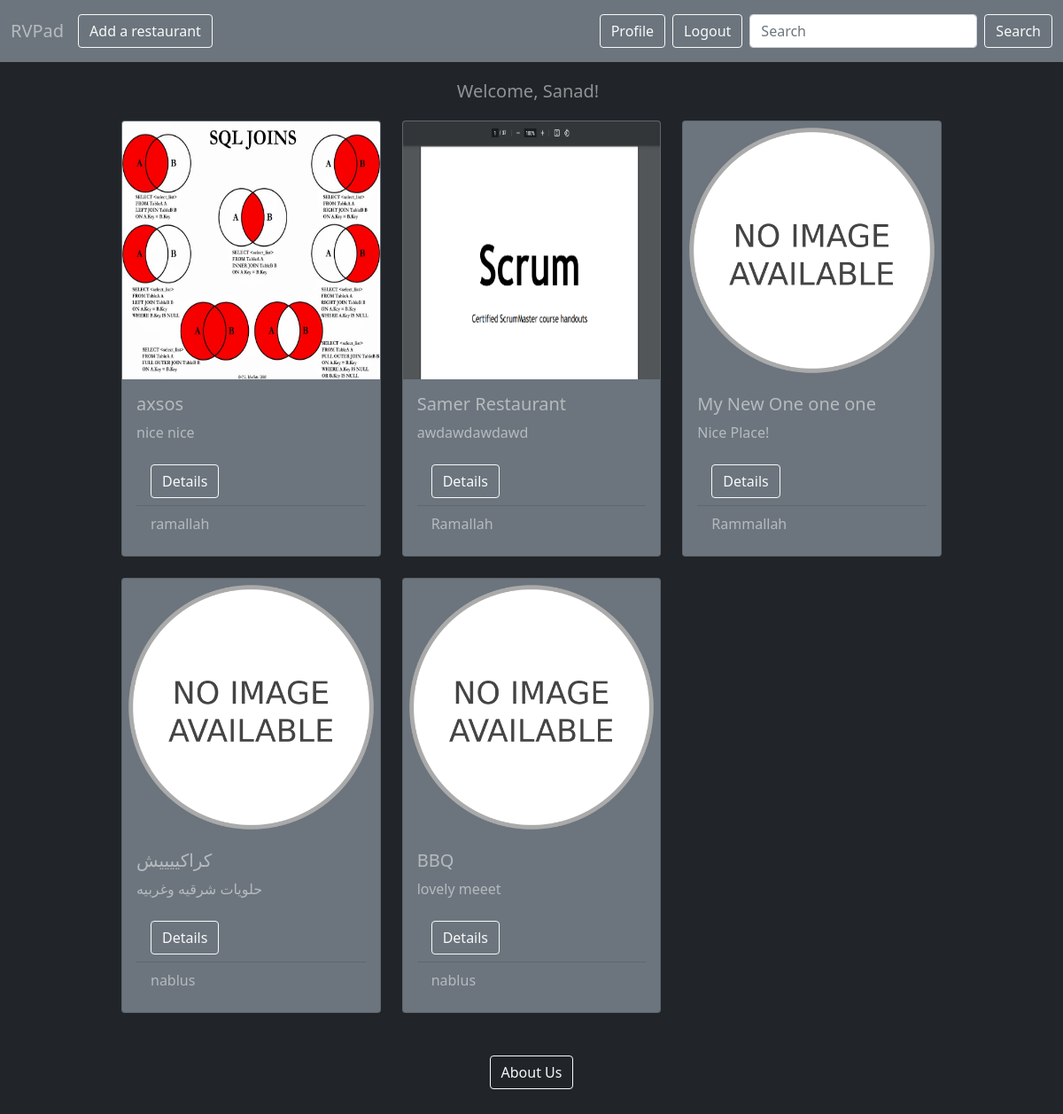
Page /rvpad/restaurants (signed in) on the earlier database version.
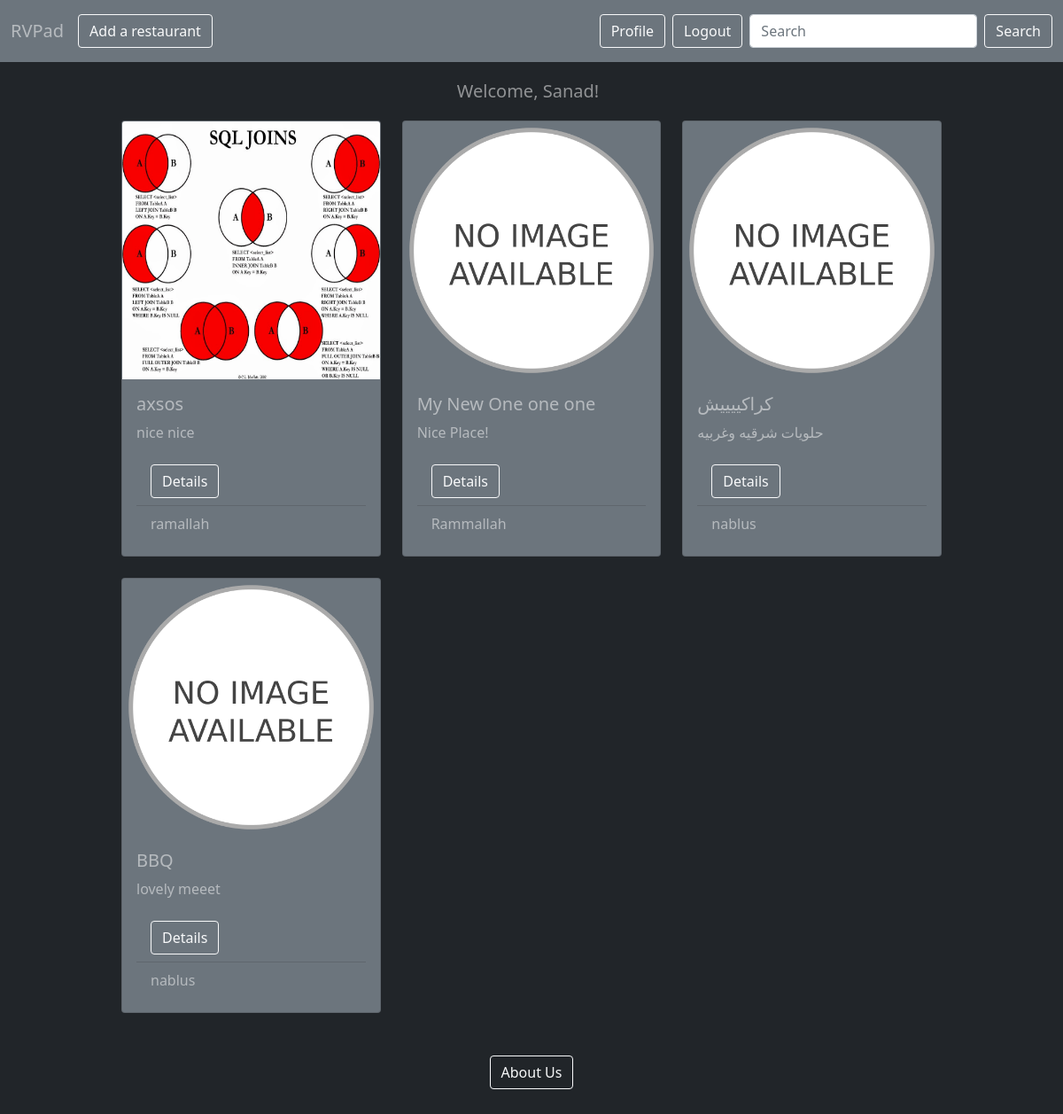
Same page on the later database version.
### login_registration_app/models.py (models this page shows, shortened)
class User(models.Model):
    first_name = models.CharField(max_length=255)
    last_name = models.CharField(max_length=255)
    email = models.CharField(max_length=255)
    password = models.CharField(max_length=255)
    image = models.ImageField(
        upload_to='images/', default='/static/imgs/user.png')
    created_at = models.DateTimeField(auto_now_add=True)
    updated_at = models.DateTimeField(auto_now=True)
    objects = UserManager()

### rvpad_app/models.py (models this page shows, shortened)
class Restaurant(models.Model):
    name = models.CharField(max_length=255)
    description = models.TextField()
    location = models.CharField(max_length=255)
    image = models.ImageField(
        upload_to='images/', default='/static/imgs/no_image.png')
    posted_by = models.ForeignKey(
        User, related_name="restaurants", on_delete=models.CASCADE)
    created_at = models.DateTimeField(auto_now_add=True)
    updated_at = models.DateTimeField(auto_now=True)
    objects = RestaurantManager()

### rvpad_app/views.py (the view)
# urls.py: path('restaurants', views.restaurants),
def restaurants(request):
    if 'userid' in request.session:
        context = {
            'rests': Restaurant.objects.all(),
            'user': User.objects.get(id=request.session['userid']),
        }
        return render(request, 'home.html', context)
    else:
        return redirect('/login_register')

### rvpad_app/templates/home.html (shortened to what this page needs)
<!DOCTYPE html>
<html lang="en">
  <head>
    <link
      href="https://cdn.jsdelivr.net/npm/bootstrap@5.1.3/dist/css/bootstrap.min.css"
      rel="stylesheet"
    />
  </head>
  <body class="bg-dark text-white-50">
    <nav class="navbar navbar-expand-lg navbar-dark bg-secondary">
      <div class="container-fluid">
        <a class="navbar-brand text-white-50" href="/">RVPad</a>
        <div class="collapse navbar-collapse" id="navbarSupportedContent">
          <ul class="navbar-nav me-auto mb-2 mb-lg-0">
            <li class="nav-item">
              <a
                class="btn btn-outline-light"
                aria-current="page"
                href="/rvpad/restaurants/new"
                >Add a restaurant</a
              >
            </li>
          </ul>
          <ul class="navbar-nav mb-2 mb-lg-0">
            <li class="my-2">
              <a
                href="/rvpad/users/{{request.session.userid}}"
                class="btn btn-outline-light me-2"
                >Profile</a
              >
            </li>
            <li class="my-2">
              <a href="/logout" class="btn btn-outline-light me-2">Logout</a>
            </li>
          </ul>
          <form action="/rvpad/search" method="post" class="d-flex">
            <input
              class="form-control me-2"
              type="text"
              name="search"
              placeholder="Search"
              aria-label="Search"
            />
            <button class="btn btn-outline-light" type="submit">Search</button>
          </form>
        </div>
      </div>
    </nav>
    <div class="container">
    <div class="row mt-3">
      <div class="col-md-6 offset-md-3 col-sm-8 offset-sm-2 col-10 offset-1 text-center">
        <h4 class="navbar-brand text-white-50 my-sm-0 ms-auto me-2">
          Welcome, {{user.first_name}}!
        </h4>
      </div>
    </div>
      <div class="row mt-3 mb-5">
        <div class="col-lg-10 offset-lg-1 col-12">
          <div class="row row-cols-1 row-cols-md-3 row-cols-sm-2 g-4">
            {%for rest in rests%}
            <div class="col">
              <div class="card h-100 bg-secondary">
                <img
                  src="{{rest.image.url}}"
                  class="card-img-top h-75"
                  alt="Restaurant Image"
                />
                <div class="card-body">
                  <h5 class="card-title">{{rest.name}}</h5>
                  <p class="card-text">{{rest.description}}</p>
                  <ul class="list-group list-group-flush">
                    <li class="list-group-item bg-secondary text-white-50">
                      <a
                        href="/rvpad/restaurants/{{rest.id}}"
                        class="btn btn-outline-light"
                        >Details</a
                      >
                    </li>
                    <li class="list-group-item bg-secondary text-white-50">
                      {{rest.location}}
                    </li>
                  </ul>
                </div>
              </div>
            </div>
            {%endfor%}
          </div>
        </div>
      </div>
      <div class="row">
        <div class="col-4 offset-4 text-center mb-5">
          <a
            class="btn btn-outline-light"
            aria-current="page"
            href="/rvpad/about_us"
            >About Us</a
          >
        </div>
      </div>
    </div>
  </body>
</html>

Differences in the rows shown:
removed Restaurant: image (picture), name "Samer Restaurant", description "awdawdawdawd", location "Ramallah"
